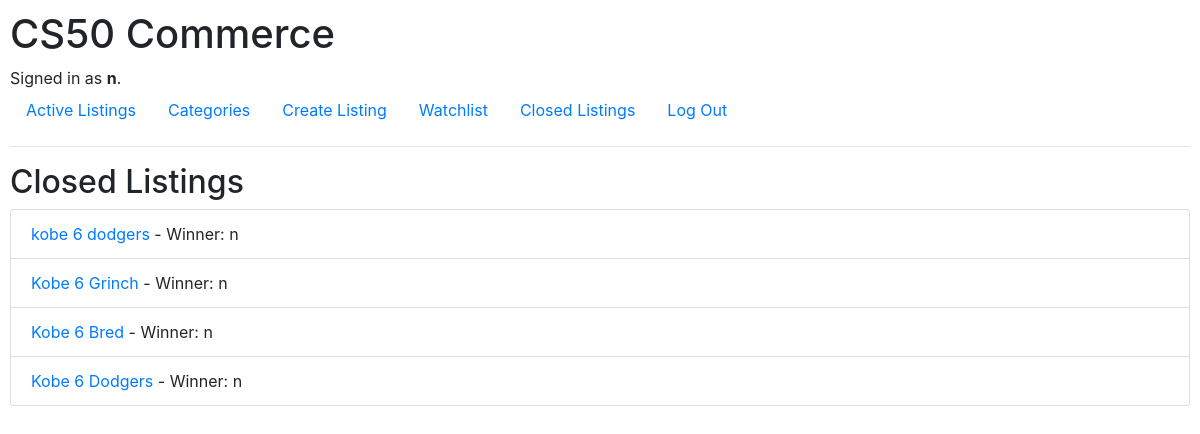
Screenshot of /closed/ (signed in) with the database file from the repository.
### auctions/models.py (models this page shows, shortened)
class User(AbstractUser):
    watchlisted_items = models.ManyToManyField(
        "Listing", blank=True, related_name="watchers"
    )
    closed_listings = models.ManyToManyField(
        "Listing", blank=True, related_name="closed_by_users"
    )

class Listing(models.Model):
    title = models.CharField(max_length=64)
    description = models.TextField()
    starting_bid = models.DecimalField(max_digits=10, decimal_places=2)
    image_url = models.URLField(blank=True)
    category = models.CharField(max_length=64, blank=True)
    created_by = models.ForeignKey(
        "User", on_delete=models.CASCADE, related_name="listings"
    )
    is_active = models.BooleanField(default=True)
    winner = models.ForeignKey(
        "User",
        on_delete=models.SET_NULL,
        null=True,
        blank=True,
        related_name="won_listings"
    )

### auctions/views.py (the view)
# urls.py: path("closed/", views.closed_listings, name="closed_listings"),
@login_required
def closed_listings(request):
    closed_listings = Listing.objects.filter(is_active=False, winner=request.user)
    return render(request, "auctions/close.html", {
        "closed_listings": closed_listings
    })

### auctions/templates/auctions/close.html (shortened to what this page needs)
{% extends "auctions/layout.html" %}
{% block body %}
<h2>Closed Listings</h2>
{% if closed_listings %}
    <ul class="list-group">
        {% for listing in closed_listings %}
            <li class="list-group-item">
                <a href="{% url 'listing' listing.id %}">{{ listing.title }}</a>
                {% if listing.winner %}
                    - Winner: {{ listing.winner.username }}
                {% else %}
                    - No bids placed
                {% endif %}
            </li>
        {% endfor %}
    </ul>
{% else %}
    <p>You have no closed listings yet.</p>
{% endif %}
{% endblock %}

### auctions/templates/auctions/layout.html (shortened to what this page needs)
{% load static %}
<!DOCTYPE html>
<html lang="en">
    <head>
        <link rel="stylesheet" href="https://stackpath.bootstrapcdn.com/bootstrap/4.4.1/css/bootstrap.min.css">
        <link href="{% static 'auctions/styles.css' %}" rel="stylesheet">
    </head>
    <body>
        <h1>CS50 Commerce</h1>
        <div>
            {% if user.is_authenticated %}
                Signed in as <strong>{{ user.username }}</strong>.
            {% else %}
                Not signed in.
            {% endif %}
        </div>
        <ul class="nav">
            <li class="nav-item">
                <a class="nav-link" href="{% url 'index' %}">Active Listings</a>
            </li>
            <li class="nav-item">
                <a class="nav-link" href="{% url 'categories' %}">
                    Categories
                </a>
            </li>
            {% if user.is_authenticated %}
                <li class="nav-item">
                    <a class="nav-link" href="{% url 'create_listing' %}">Create Listing</a>
                </li>
                <li class="nav-item">
                    <a class="nav-link" href="{% url 'watchlist' %}">Watchlist</a>
                </li>
                <li class="nav-item">
                    <a class="nav-link" href="{% url 'closed_listings' %}">Closed Listings</a>
                </li>
                <li class="nav-item">
                    <a class="nav-link" href="{% url 'logout' %}">Log Out</a>
                </li>
            {% endif %}
        </ul>
        <hr>
        {% block body %}
        {% endblock %}
    </body>
</html>

### auctions/static/auctions/styles.css (style rules this page uses)
body { padding: 10px; }

### rows the page displays
User: username "n"
Listing: title "kobe 6 dodgers", winner.username "n"
Listing: title "Kobe 6 Grinch", winner.username "n"
Listing: title "Kobe 6 Bred", winner.username "n"
Listing: title "Kobe 6 Dodgers", winner.username "n"
